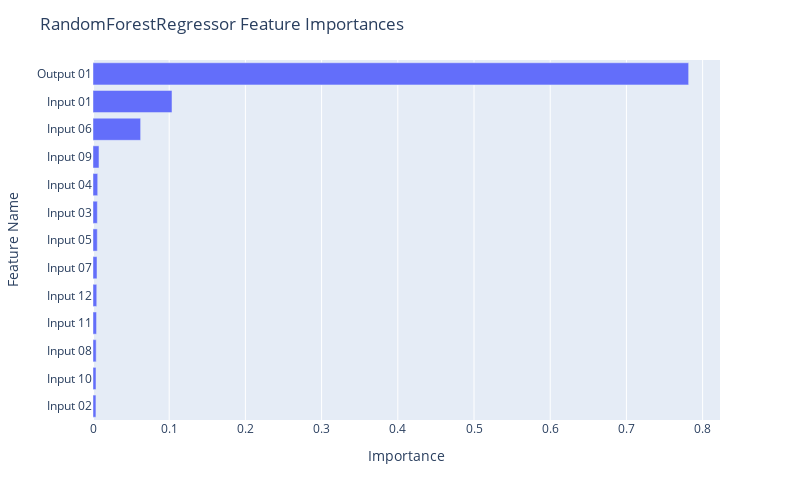

The cell this chart's notebook holds for it:
### Code cell
fig = px.bar(df_rf, x="Importance", y="Feature Name")

fig.update_layout(
    autosize=False,
    width=800,
    height=500,
    title_text=f"RandomForestRegressor Feature Importances",
    yaxis={'categoryorder':'total ascending'}
)

fig.show()

### Figure 1 — Plotly figure (JSON) as saved in the notebook; plotly's stock layout.template omitted (floating-point values rounded to 4 significant figures)
{"data": [{"alignmentgroup": "True", "hovertemplate": "Importance=%{x}<br>Feature Name=%{y}<extra></extra>", "legendgroup": "", "marker": {"color": "#636efa", "pattern": {"shape": ""}}, "name": "", "offsetgroup": "", "orientation": "h", "showlegend": false, "textposition": "auto", "type": "bar", "x": [0.7817, 0.1037, 0.06251, 0.007846, 0.006167, 0.005695, 0.005614, 0.00527, 0.004927, 0.004648, 0.004178, 0.003938, 0.003855], "xaxis": "x", "y": ["Output 01", "Input 01", "Input 06", "Input 09", "Input 04", "Input 03", "Input 05", "Input 07", "Input 12", "Input 11", "Input 08", "Input 10", "Input 02"], "yaxis": "y"}], "layout": {"autosize": false, "barmode": "relative", "height": 500, "legend": {"tracegroupgap": 0}, "margin": {"t": 60}, "title": {"text": "RandomForestRegressor Feature Importances"}, "width": 800, "xaxis": {"anchor": "y", "autorange": true, "domain": [0, 1], "range": [0, 0.8228], "title": {"text": "Importance"}, "type": "linear"}, "yaxis": {"anchor": "x", "autorange": true, "categoryorder": "total ascending", "domain": [0, 1], "range": [-0.5, 12.5], "title": {"text": "Feature Name"}, "type": "category"}}}
